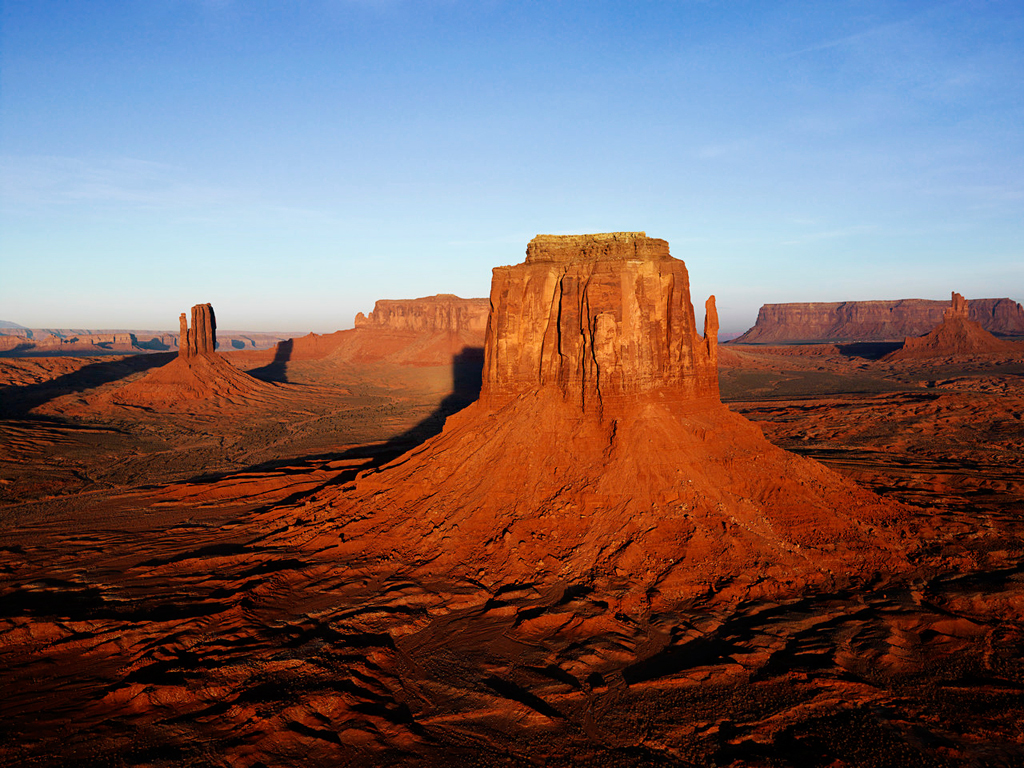
%> input picture MATLABCIA/MATLAB_ANUBHAV/Desert.jpg, 1024 x 768 px
$ octave image_proc_2.m   (GNU Octave 9; MATLAB toolbox functions it lacks are replaced by stand-ins)
%> lines starting %> are read from the running program, lines starting %| are printed output that depends on the picture
%image_proc_2.m : Write a program to split 1 image to 2 images. Split along
%y-axis
clc;
clear all;
close all;
file1=input('\nEnter Input Image file name = ','s');
%> the answer given: Desert.jpg
file2=input('Enter Output Image File-1 name = ','s');
%> the answer given: out.png
file3=input('Enter Output Image File-2 name = ','s');
%> the answer given: out.png
x=imread(file1);
%> x is the input picture: size 768x1024x3 uint8; mean R, G, B 119.4, 99.2, 100.1
[r,c,d]=size(x);
%> r = 768; c = 1024; d = 3
c1=fix(c/2);
%> c1 = 512
y1(1:r,1:c1,1:d)=x(1:r,1:c1,1:d); %copying 50% pixels y-axis wise
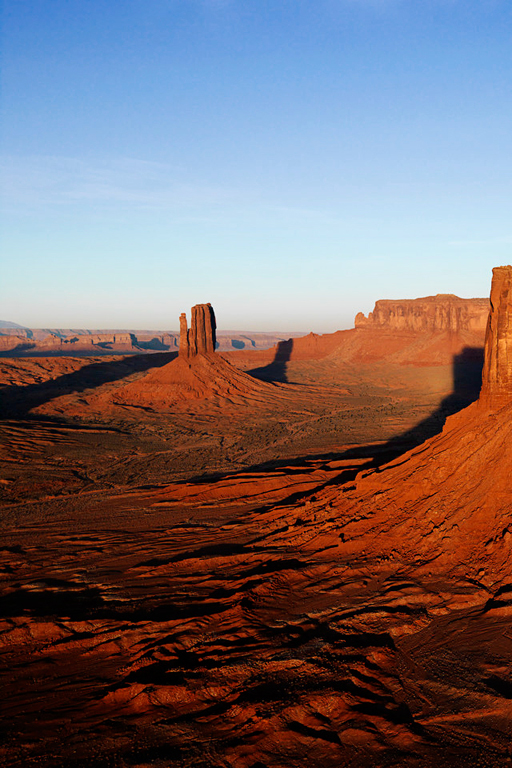
%> y1: size 768x512x3 uint8; mean R, G, B 118.9, 103.2, 106
y2(1:r,1:c-c1,1:d)=x(1:r,c1+1:c,1:d); %copying rest 50% pixels y-axis wise
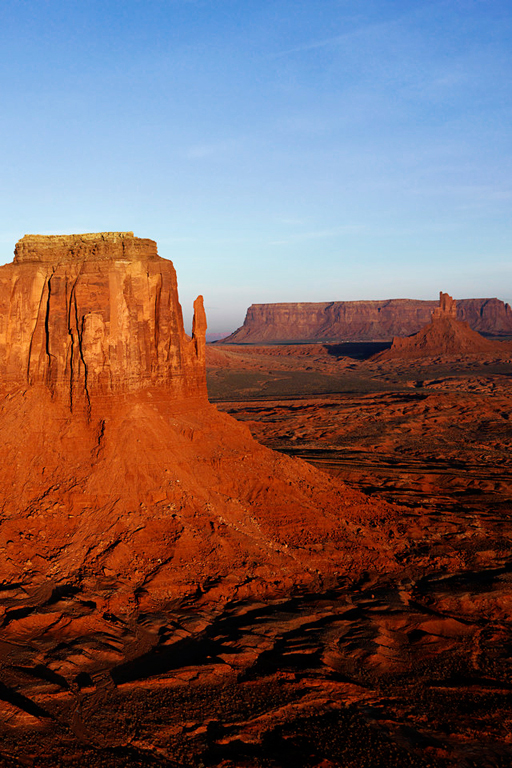
%> y2: size 768x512x3 uint8; mean R, G, B 119.8, 95.1, 94.2
imwrite(y1,file2);
imwrite(y2,file3);
imshow(y1);
%end
